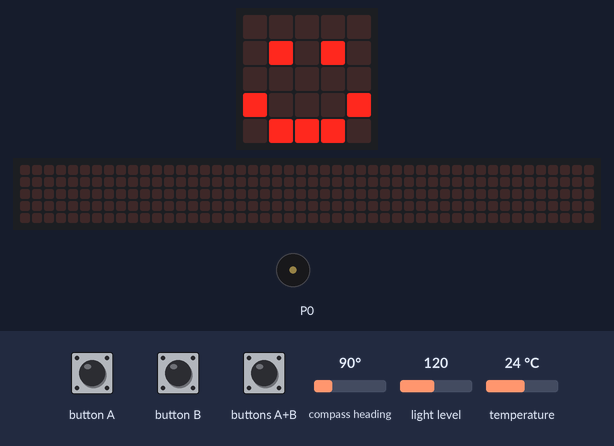
The program below on a simulated BBC micro:bit (MakeCode). Parts: the board's 5×5 LED display, a strip that is not on the board, showing the scrolling text unrolled, buzzer (waves = sounding). The inputs (shaded band) are chosen by the test bench; at power-on: temperature 24 °C, compass heading 90°, light level 120. The 48×5 strip is a reading aid, not a part: it shows the text the display is scrolling, unrolled, one strip-width of it at a time; the compass is already calibrated.

Above: at 7.1 s.
7.2 s: button B pressed for 3.2 s
At 9.75 s:
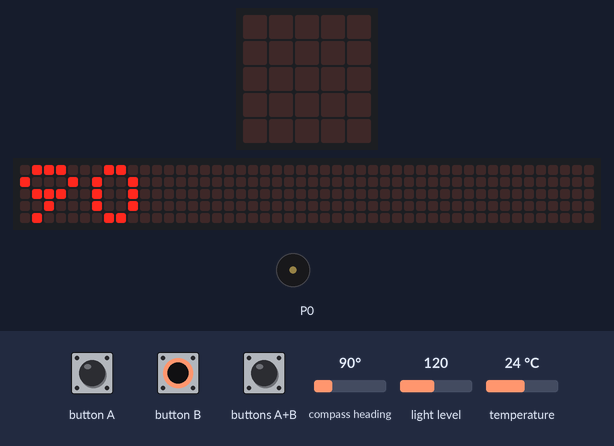
11.9 s: temperature set to 24.6 °C
14.9 s: temperature set to 25.4 °C
At 15.8 s:
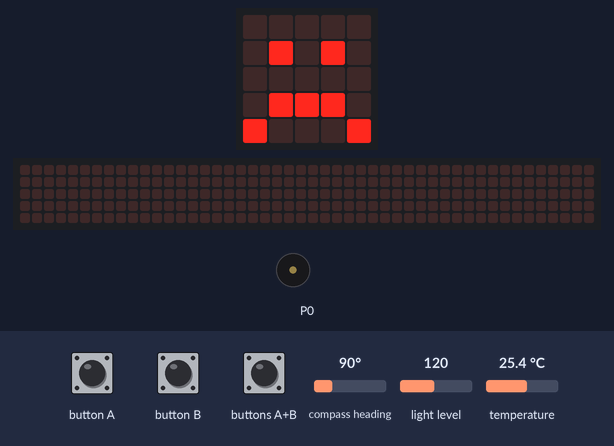
17.9 s: button A pressed for 0.4 s
At 18.29 s:
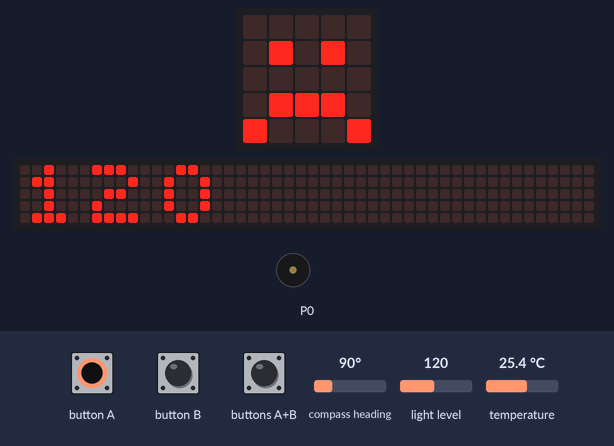
19.8 s: temperature set to 28 °C
At 22.3 s:
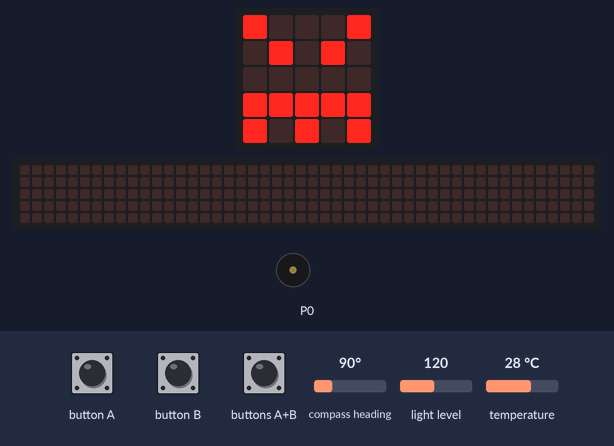
22.8 s: buttons A+B pressed for 1 s
At 23.28 s:
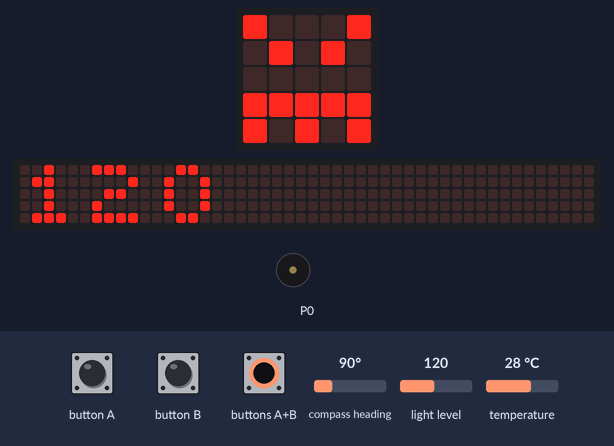
Timing chart, 0 to 25.8 s (numbered marks = the images above; inputs shaded):
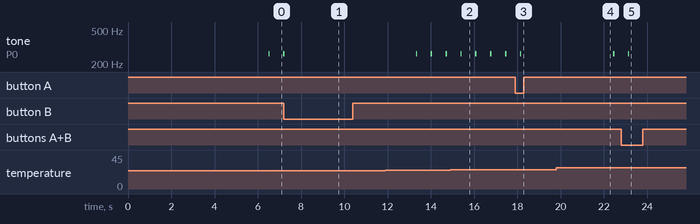

Measured:
- the behaviour switches between 24.9 and 25 °C on temperature (found by bisection; images 1 and 2)
- after the input at 7.2 s, tone on P0: goes on until 7.3 s, then stays silent; the display: first changes after 0.08 s (image 1 shows a later state)
- after the input at 14.9 s, the display: changes after 0.57 s (image 2)
- after the input at 17.9 s, tone on P0: goes on until 18.2 s, then stays silent; the display: changes after 0.32 s (image 3)
- after the input at 19.8 s, the display: first differs from a run without the input after 2.0 s (image 4)
- after the input at 22.8 s, tone on P0: goes on until 23.2 s, then stays silent; the display: changes after 0.41 s (image 5)
- what the display in image 1 shows lasts 0.5 s, from 9.5 s to 10.0 s

The program:

main.ts
```typescript
basic.showString("Ready")
basic.pause(500)
basic.forever(function () {
    if (input.buttonIsPressed(Button.A)) {
        basic.showString("" + input.lightLevel())
    } else if (input.buttonIsPressed(Button.B)) {
        basic.showString("" + input.compassHeading())
    } else if (input.buttonIsPressed(Button.AB)) {
        basic.showString("" + input.acceleration(Dimension.X))
    } else if (input.temperature() < 25 && input.temperature() > 10) {
        basic.showIcon(IconNames.Happy)
        music.playTone(262, music.beat(BeatFraction.Eighth))
    } else if (input.temperature() > 25) {
        basic.showIcon(IconNames.Angry)
        music.playTone(262, music.beat(BeatFraction.Eighth))
    } else {
        basic.showIcon(IconNames.Sad)
        music.playTone(262, music.beat(BeatFraction.Eighth))
    }
})
```

test.ts
```typescript
// aquí va el archivo "tests"; esto no se compilará cuando este paquete se utilice como una extensión.
```
